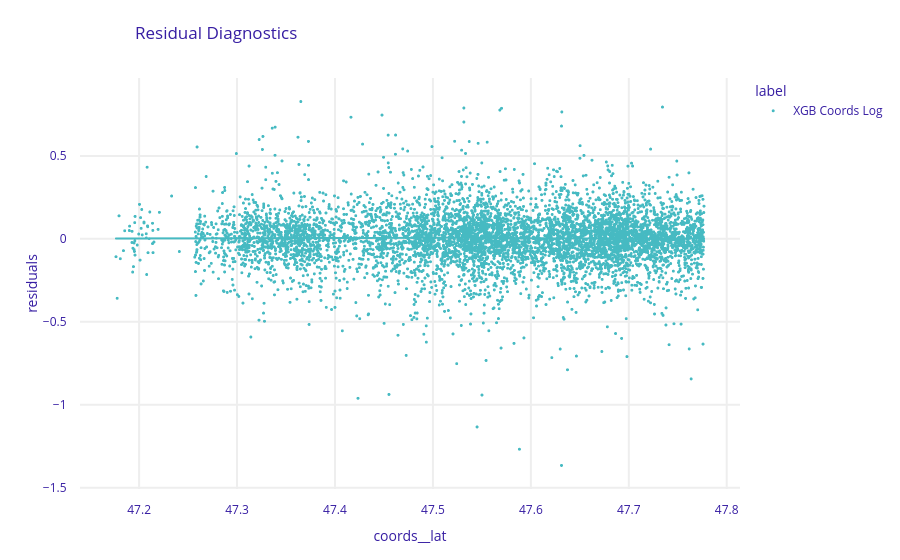

Notebook code cell kept with this figure:
### Code cell
# Residual plot
dalex_explainers['XGB Coords Log'].model_diagnostics().plot(variable="coords__lat", yvariable="residuals")

### Figure 1 — Plotly figure (JSON) as saved in the notebook; plotly's stock layout.template omitted (floating-point values rounded to 4 significant figures; data arrays with more than 128 entries replaced by an {"elided": "..."} marker saying what was removed)
{"data": [{"hovertemplate": "<b>%{hovertext}</b><br><br>label=XGB Coords Log<br>coords__lat=%{x}<br>residuals=%{y}<extra></extra>", "hovertext": {"elided": "6431 float values"}, "legendgroup": "XGB Coords Log", "line": {"width": 2}, "marker": {"color": "#46bac2", "size": 3, "symbol": "circle"}, "mode": "markers", "name": "XGB Coords Log", "showlegend": true, "type": "scattergl", "x": {"elided": "6431 float values"}, "xaxis": "x", "y": {"elided": "6431 float values"}, "yaxis": "y"}, {"hovertemplate": "<b>LOWESS trendline</b><br><br>label=XGB Coords Log<br>coords__lat=%{x}<br>residuals=%{y} <b>(trend)</b><extra></extra>", "legendgroup": "XGB Coords Log", "line": {"width": 2}, "marker": {"color": "#46bac2", "size": 3, "symbol": "circle"}, "mode": "lines", "name": "XGB Coords Log", "showlegend": false, "type": "scattergl", "x": {"elided": "6431 float values"}, "xaxis": "x", "y": {"elided": "6431 float values"}, "yaxis": "y"}], "layout": {"font": {"color": "#371ea3"}, "legend": {"title": {"text": "label"}, "tracegroupgap": 0}, "margin": {"b": 71, "r": 30, "t": 78}, "title": {"text": "Residual Diagnostics", "x": 0.15}, "xaxis": {"anchor": "y", "automargin": true, "domain": [0, 1], "fixedrange": true, "gridwidth": 2, "tickcolor": "white", "ticklen": 10, "ticks": "outside", "title": {"text": "coords__lat"}, "type": "linear", "zeroline": false}, "yaxis": {"anchor": "x", "automargin": true, "domain": [0, 1], "fixedrange": true, "gridwidth": 2, "tickcolor": "white", "ticklen": 10, "ticks": "outside", "title": {"text": "residuals"}, "type": "linear", "zeroline": false}}}
